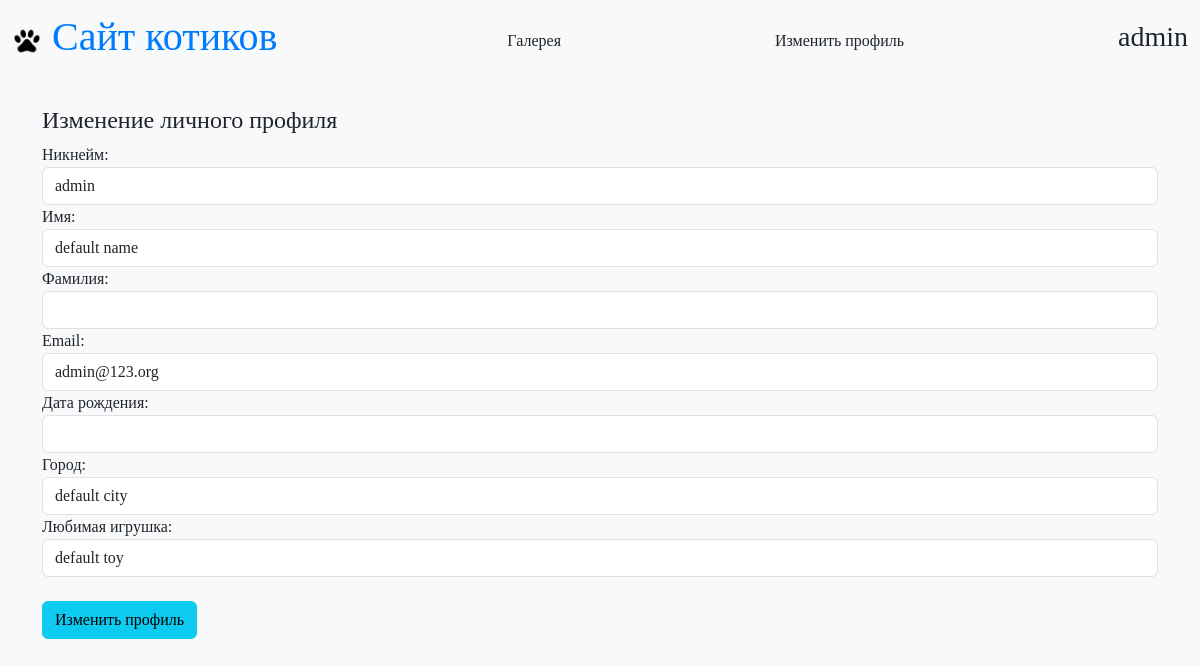
Screenshot of /users/edit_profile/ (signed in) with the database file from the repository.
### main/models.py (models this page shows, shortened)
class User(AbstractUser):
    username = models.CharField(max_length=100, unique=True, null=False, blank=False, default='username')
    name = models.CharField(max_length=100, null=False, blank=False, default='default name')
    surname = models.CharField(max_length=100, null=True)
    email = models.EmailField(unique=True, null=False, blank=False, default='default@example.com')
    birth_date = models.DateField(null=True)
    city = models.CharField(max_length=100, null=False, blank=False, default='default city')
    toy = models.CharField(max_length=100, null=False, blank=False, default='default toy')
    modified_date = models.DateTimeField(default=timezone.now)

### main/views.py (the view, shortened to what this page needs)
# urls.py: path('edit_profile/', views.EditUser.as_view(), name='edit_profile'),
class EditUser(View):
    template_name = 'registration/edit_profile.html'
    def get(self, request):
        contex = {'form': EditProfileForm(instance=request.user)}
        return render(request, self.template_name, contex)

### main/forms.py
class EditProfileForm(UserChangeForm):
    class Meta(UserChangeForm.Meta):
        model = User
        fields = ['username', 'email', 'name', 'surname', 'birth_date', 'city', 'toy']
        labels = {
            'username': 'Никнейм',
            'email': 'Email',
            'birth_date': 'Дата рождения',
            'name': 'Имя',
            'surname': 'Фамилия',
            'city': 'Город',
            'toy': 'Любимая игрушка'
        }

### main/templates/registration/edit_profile.html (shortened to what this page needs)
{% extends "main/base.html" %}
{% load widget_tweaks %}
{% block content %}
    <h4>Изменение личного профиля</h4>
    <form action="{% url 'edit_profile' %}" method="post">
        {{ form.username.label }}:<br>
         <div>
                {{ form.username|add_class:'form-control' }}
         </div>
        {{ form.name.label }}:<br>
         <div>
                {{ form.name|add_class:'form-control' }}
         </div>
        {{ form.surname.label }}:<br>
         <div>
                {{ form.surname|add_class:'form-control' }}
         </div>
        {{ form.email.label }}:<br>
         <div>
                {{ form.email|add_class:'form-control' }}
         </div>
        {{ form.birth_date.label }}:<br>
         <div>
                {{ form.birth_date|add_class:'form-control' }}
         </div>
        {{ form.city.label }}:<br>
         <div>
                {{ form.city|add_class:'form-control' }}
         </div>
        {{ form.toy.label }}:<br>
         <div>
                {{ form.toy|add_class:'form-control' }}
         </div>
        <br>
        <button type="submit" class="btn btn-info">Изменить профиль</button>
    </form>
{% endblock %}

### main/templates/main/base.html (shortened to what this page needs)
{% load static %}
<!doctype html>
<html lang="en">
<head>
    <link href="https://cdn.jsdelivr.net/npm/bootstrap@5.3.3/dist/css/bootstrap.min.css"
      rel="stylesheet"
>
    <link rel="stylesheet" type="text/css" href="{% static 'main/css/style.css' %}"/>
</head>
<body>
<header>
<nav class="navbar bg-body-tertiary">
  <div class="container-fluid">
    <a class="navbar-brand" href="{% url 'home' %}">
        <img src="{% static 'main/img/paw_icon.ico' %}" alt="Cat Paw" class="cat-paw">
        <h1>Сайт котиков</h1>
    </a>
      <a class="nav-link" href="{% url 'galery' %}">Галерея</a>
      {% if user.is_authenticated %}
    <a class="nav-link" href="{% url 'edit_profile' %}">Изменить профиль</a>
    <a class="nav-link" href="#" onclick="event.preventDefault(); document.getElementById('logout-form').submit();"><h3>{{ user.username }}</h3></a>
      {% else %}
    <form class="d-flex ms-auto">
      <a class="btn btn-register" href="{% url 'register' %}">Зарегистрироваться</a>
      <a class="btn btn-login ml-2" href="{% url 'login' %}">Войти</a>
    </form>
      {% endif %}
  </div>
</nav>
</header>
<main role="main" class="container mt-4">
    {% block content %}{% endblock %}
</main>
</body>
</html>

### main/static/main/css/style.css (style rules this page uses)
body { font-family: 'Comic Sans MS', cursive; background-color: #f8f9fa; }
.navbar { background-color: #e3f2fd; display: flex; justify-content: space-between; align-items: center; }
.navbar-brand { display: flex; align-items: center; }
.navbar-brand h1 { font-family: 'Comic Sans MS', cursive; color: #007bff; margin-left: 10px; }
.cat-paw { width: 30px; height: 30px; }

### rows the page displays
User: username "admin", name "default name", email "admin@123.org", city "default city", toy "default toy"
